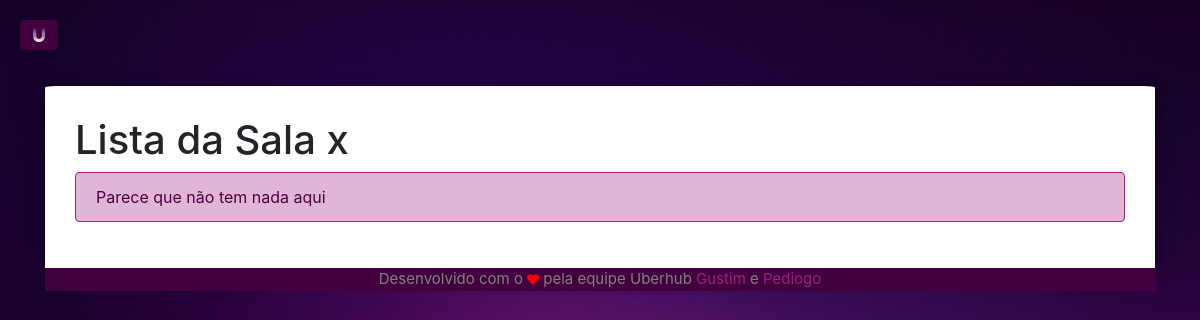
The app's page /lista, older data.
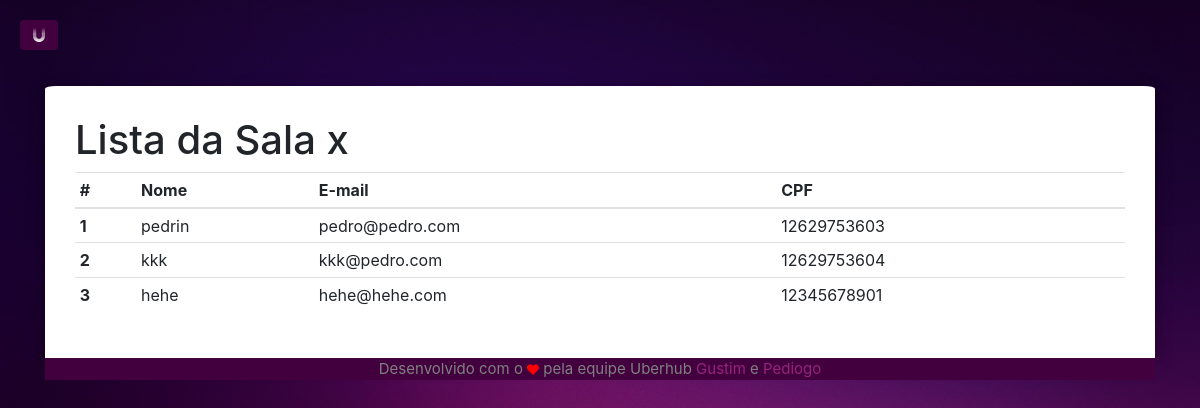
The same page, newer data.
### app/models/tables.py (models this page shows)
class Aluno(db.Model):
    __tablename__ = "aluno"
    id       = db.Column(db.Integer, primary_key=True, autoincrement=True)
    cpf      = db.Column(db.String(11), nullable=False, unique=True)
    email    = db.Column(db.String(50), nullable=False, unique=True)
    nome     = db.Column(db.String(50), nullable=False)
    telefone = db.Column(db.String(11))
    horario  = db.Column(db.String(5), CheckConstraint('horario IN ("manha", "tarde")'), nullable=False)
    ID_URI   = db.Column(db.String(5), unique=True)

### app/controllers/default.py (the view)
@app.route("/lista")
def lista():
    dados = tables.Aluno.query.all()
    print(dados)
    return render_template('home/table.html',
                            dados=dados)

### app/templates/home/table.html (shortened to what this page needs)
{% extends 'base.html' %}
    {% block body %}
    <h1>Lista da Sala x</h1>
    {% if dados[0] %}
    <table class="table table-hover table-sm">
      <thead>
        <tr>
          <th scope="col">#</th>
          <th scope="col">Nome</th>
          <th scope="col">E-mail</th>
          <th scope="col">CPF</th>
        </tr>
      </thead>
      <tbody>
        {% for aluno in dados %}
        <tr>
          <th scope="row">{{ aluno.id }}</th>
          <td>{{ aluno.nome }}</td>
          <td>{{ aluno.email }}</td>
          <td>{{ aluno.cpf }}</td>
        </tr>
        {% endfor %}
      </tbody>
    </table>
    {% else %}
    <div class="alert alert-purple" role="alert">
      Parece que não tem nada aqui
    </div>
    {% endif %}
    {% endblock %}

### app/templates/base.html (shortened to what this page needs)
<!DOCTYPE html>
<html lang="en" dir="ltr">
  <head>
    <link rel="stylesheet" href="https://stackpath.bootstrapcdn.com/bootstrap/4.1.3/css/bootstrap.min.css">
    <link rel="stylesheet" href="{{ url_for('static', filename='home/simple-sidebar.css') }}" rel="stylesheet">
    <link rel="stylesheet" href="https://use.fontawesome.com/releases/v5.6.1/css/all.css">
    <link rel="stylesheet" href="https://formden.com/static/cdn/bootstrap-iso.css" />
  </head>
  <body class="bg">
    <div id="wrapper">
        <div id="page-content-wrapper" class="">
                <button href="#menu-toggle" class="btn fab fa-uniregistry" id="menu-toggle"></button>
        </div>
        <div class="container">
          <br>
          <div class="container" id="logmain">
          {% block body %}
          {% endblock %}
          </div>
          <footer class="thin">
            <div class="container">
              <p>Desenvolvido com o <i class="fas fa-heart"></i> pela equipe Uberhub <a href="https://github.com/augusto-moraes" class="ftLink" target="_blank">Gustim</a> e <a href="https://github.com/pedrodiogo219" class="ftLink" target="_blank">Pediogo</a></p>
            </div>
          </footer>
        </div>
    </div>
    <link rel="stylesheet" href="https://cdnjs.cloudflare.com/ajax/libs/bootstrap-datepicker/1.4.1/css/bootstrap-datepicker3.css"/>
  </body>
</html>

### app/static/home/simple-sidebar.css (style rules this page uses)
body.bg { overflow-x: hidden; background-image: url(../img/bg.jpg); background-color: #E6E6FA; background-size: 100%; }
#wrapper { padding-left: 0; -webkit-transition: all 0.5s ease; -moz-transition: all 0.5s ease; -o-transition: all 0.5s ease; transition: all 0.5s ease; }
#page-content-wrapper { width: 100%; position: absolute; padding: 15px; }
@media (min-width:768px) { #wrapper { padding-left: 0; } }
@media (min-width:768px) { #page-content-wrapper { padding: 20px; position: relative; } }
#menu-toggle { position: fixed; left: -2; }
html { scroll-behavior: smooth; }
#logmain { background-color: white; margin-top: 2%; padding: 30px; border-radius: 1.0001%; border-bottom-left-radius: 0; border-bottom-right-radius: 0; box-shadow: 0 4px 8px 0 rgba(0, 0, 0, 0.2), 0 6px 20px 0 rgba(0, 0, 0, 0.19); }
.btn { background-color: #42003f; color: white; }
footer.thin { background-color: #42003f; color: grey; text-align: center; bottom: 0; font-size: 15px; border-bottom-left-radius: 1.0001%; border-bottom-right-radius: 1.0001%; }
.fa-heart { font-size: 11.9px; color: red; }
.ftLink { color: #97247d; }

Row changes from the older to the newer data that the page shows:
added Aluno: id "1", nome "pedrin", email "pedro@pedro.com", cpf "12629753603"
added Aluno: id "2", nome "kkk", email "kkk@pedro.com", cpf "12629753604"
added Aluno: id "3", nome "hehe", email "hehe@hehe.com", cpf "12345678901"
Text that changed along with them:
text no longer shown: "Parece que não tem nada aqui"
text now shown: "# Nome E-mail CPF"
